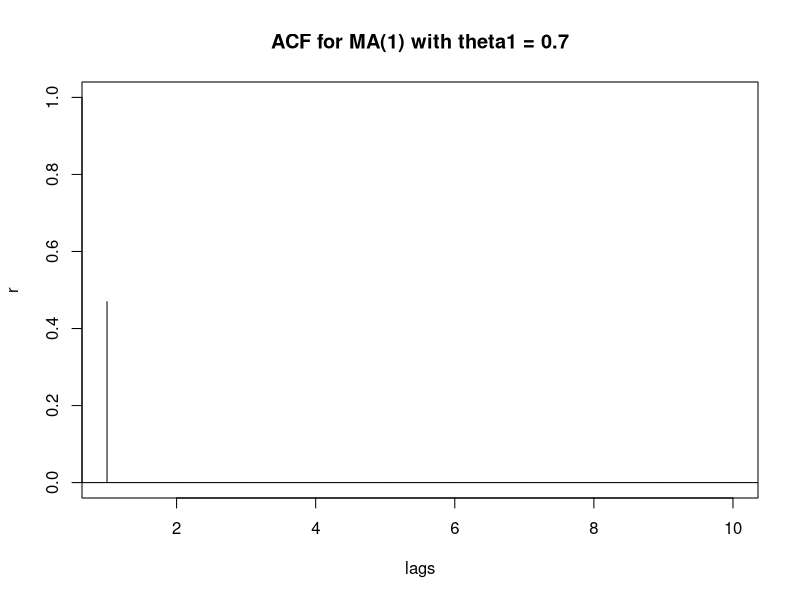
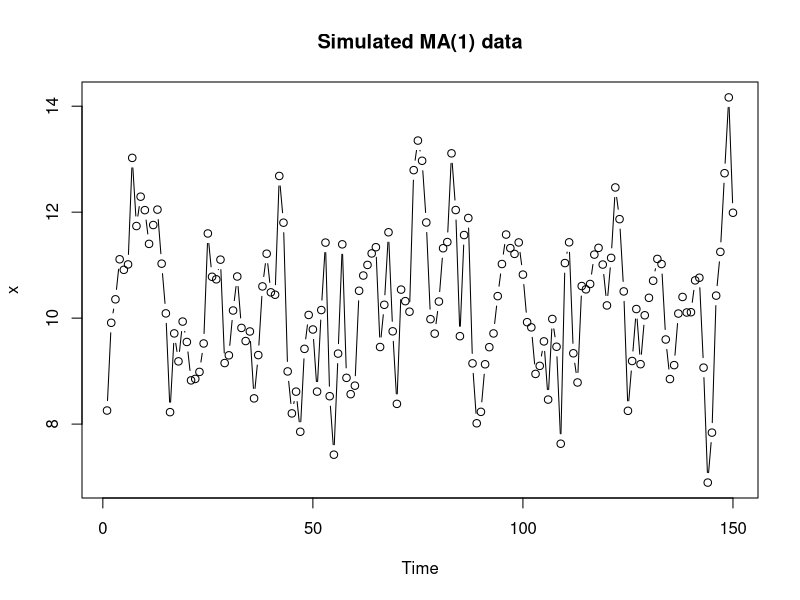
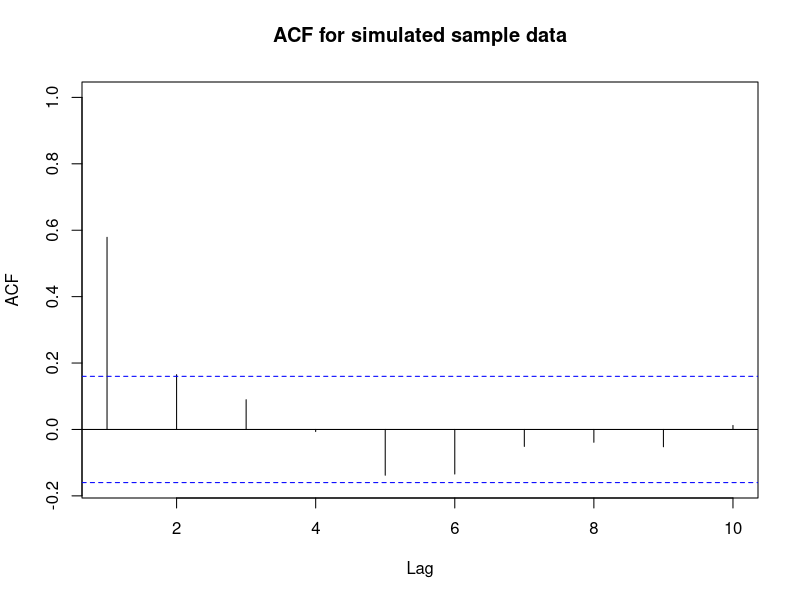
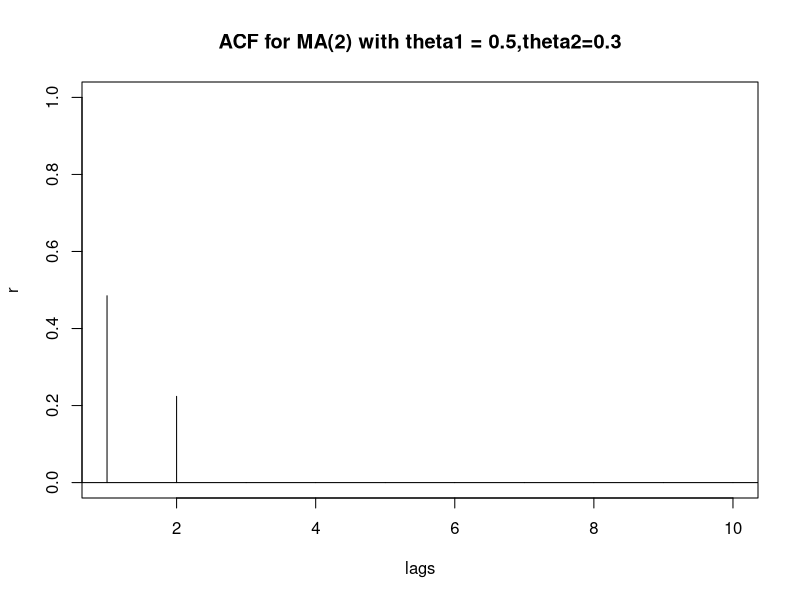
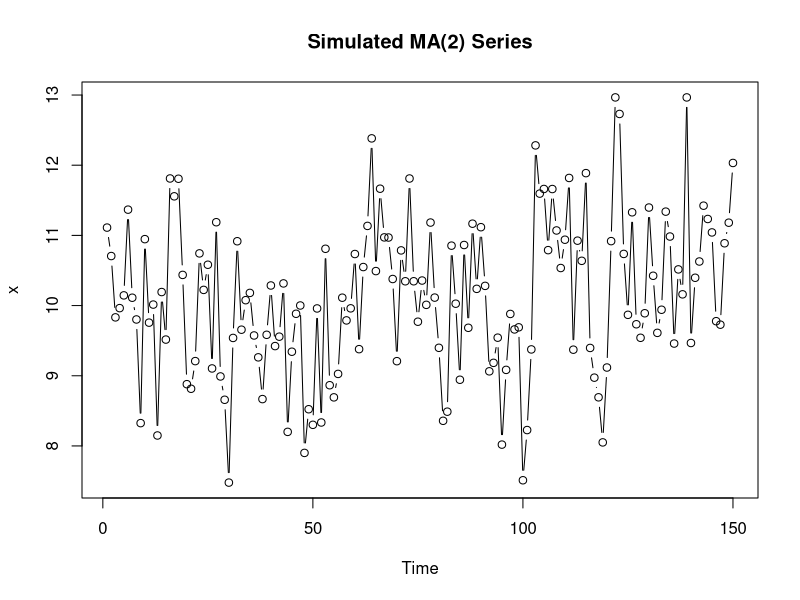
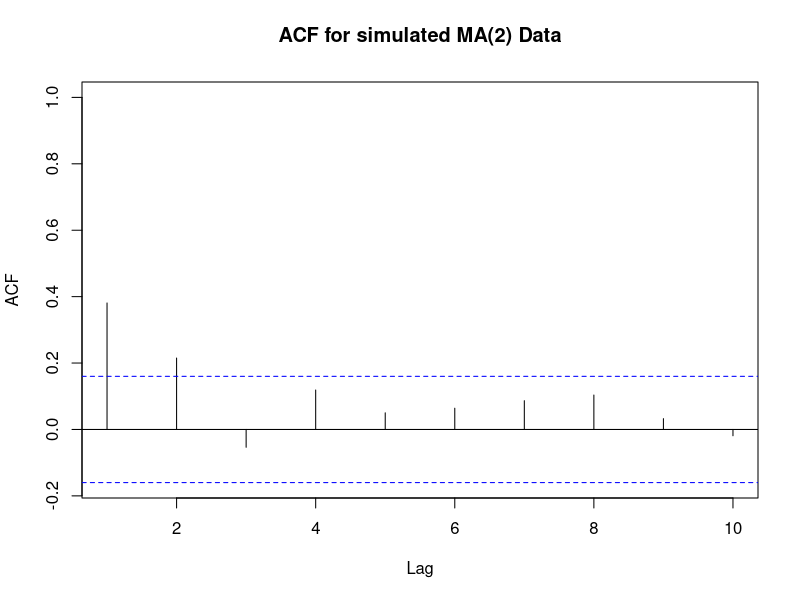
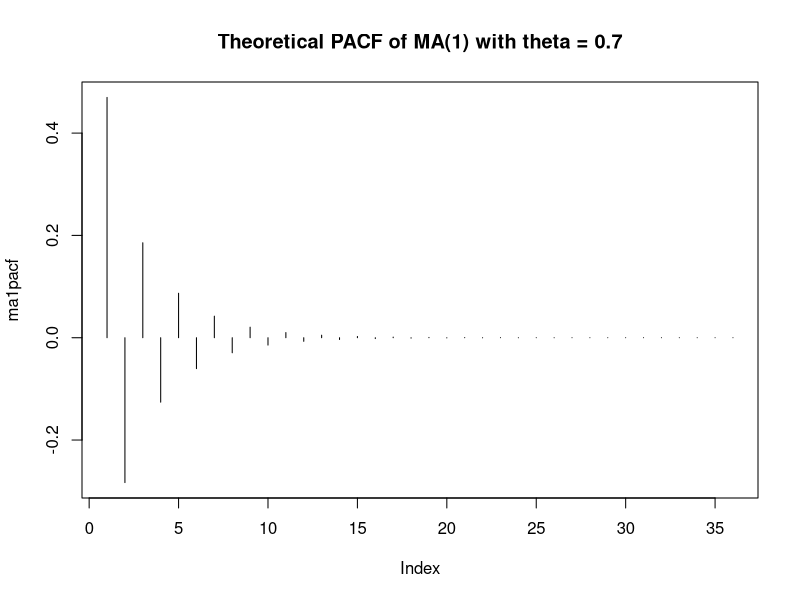

Write R code to recreate these figures, in order.
acfma1=ARMAacf(ma=c(0.7), lag.max=10) # 10 lags of ACF for MA(1) with theta1 = 0.7
lags=0:10 #creates a variable named lags that ranges from 0 to 10.
plot(lags,acfma1,xlim=c(1,10), ylab="r",type="h", main = "ACF for MA(1) with theta1 = 0.7")
abline(h=0) #adds a horizontal axis to the plot

xc=arima.sim(n=150, list(ma=c(0.7))) #Simulates n = 150 values from MA(1)
x=xc+10 # adds 10 to make mean = 10. Simulation defaults to mean = 0.
plot(x,type="b", main="Simulated MA(1) data")
acf(x, xlim=c(1,10), main="ACF for simulated sample data") 

acfma2=ARMAacf(ma=c(0.5,0.3), lag.max=10)
acfma2
lags=0:10
plot(lags,acfma2,xlim=c(1,10), ylab="r",type="h", main = "ACF for MA(2) with theta1 = 0.5,theta2=0.3")
abline(h=0)
xc=arima.sim(n=150, list(ma=c(0.5, 0.3)))
x=xc+10
plot(x, type="b", main = "Simulated MA(2) Series")
acf(x, xlim=c(1,10), main="ACF for simulated MA(2) Data")

ma1pacf = ARMAacf(ma = c(.7),lag.max = 36, pacf=TRUE)
plot(ma1pacf,type="h", main = "Theoretical PACF of MA(1) with theta = 0.7")